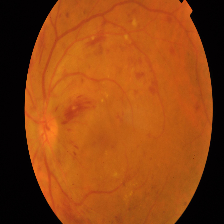
#> input picture data/aptos2019/train_images/03747397839f.png, 224 x 224 px; its folder holds only this picture in this run
$ python -i preprocessing.py   (imports and definitions only)
#> lines starting #> are read from the running program, lines starting #| are printed output that depends on the picture; after the words box and inside, x2 and y2 are one past the last pixel; in counts of white or black regions, pixels touching at a corner belong together
#> further down, picture is the input picture: shape (224, 224, 3); mean B, G, R 18.2, 68.6, 144.4
"""
Diabetic Retinopathy Detection - Image Preprocessing Module

This module contains all preprocessing functions for retinal fundus images.
"""

import cv2
import numpy as np
from PIL import Image
from pathlib import Path
from typing import Union, Tuple, Optional


class DRPreprocessor:
    """
    Comprehensive image preprocessing pipeline for Diabetic Retinopathy detection.

    Implements:
    - Black border cropping
    - Circle cropping
    - Ben Graham's preprocessing
    - CLAHE enhancement
    - Normalization
    """

    def __init__(
        self,
        img_size: int = 512,
        ben_graham_sigma: int = 10,
        clahe_clip_limit: float = 2.0,
        clahe_tile_size: int = 8
    ):
        """
        Initialize the preprocessor.

        Args:
            img_size: Target image size (square)
            ben_graham_sigma: Sigma for Gaussian blur in Ben Graham's method
            clahe_clip_limit: Clip limit for CLAHE
            clahe_tile_size: Tile grid size for CLAHE
        """
        self.img_size = img_size
        self.ben_graham_sigma = ben_graham_sigma
        self.clahe_clip_limit = clahe_clip_limit
        self.clahe_tile_size = clahe_tile_size

    # [15 lines left out: function load_image, not called in this run]

    def crop_black_borders(self, img: np.ndarray, tol: int = 7) -> np.ndarray:
        """
        Remove black borders around the retinal image.

        Args:
            img: Input image (RGB)
            tol: Tolerance threshold for black pixels

        Returns:
            Cropped image
        """
#> called with tol = 7
        if img.ndim == 2:
            mask = img > tol
            return img[np.ix_(mask.any(1), mask.any(0))]
        elif img.ndim == 3:
            gray_img = cv2.cvtColor(img, cv2.COLOR_RGB2GRAY)
            mask = gray_img > tol
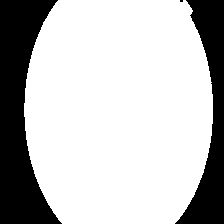
#> mask: shape (224, 224) bool; 74.7% white; 3 black regions (1 under 20 px), largest, box (x1, y1, x2, y2) and area: (0, 0, 62, 224) 7898, (175, 0, 224, 224) 4803

            # Check if cropping is valid
            check_shape = img[:, :, 0][np.ix_(mask.any(1), mask.any(0))].shape[0]
#> check_shape = 224
            if check_shape == 0:
                return img

            img1 = img[:, :, 0][np.ix_(mask.any(1), mask.any(0))]
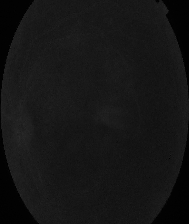
#> img1: shape (224, 189); min 0, max 44, mean 21.3
            img2 = img[:, :, 1][np.ix_(mask.any(1), mask.any(0))]
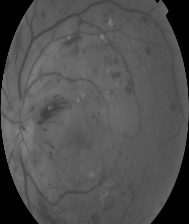
#> img2: shape (224, 189); min 0, max 133, mean 81.1
            img3 = img[:, :, 2][np.ix_(mask.any(1), mask.any(0))]
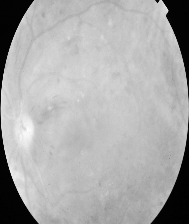
#> img3: shape (224, 189); min 0, max 253, mean 170.6
            img = np.stack([img1, img2, img3], axis=-1)
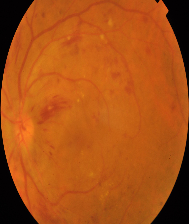
#> img: shape (224, 189, 3); mean B, G, R 21.3, 81.1, 170.6

        return img

    def circle_crop(self, img: np.ndarray) -> np.ndarray:
        """
        Apply circular mask to focus on the retinal region.

        Args:
            img: Input image (RGB)

        Returns:
            Circle-cropped image
        """
        height, width = img.shape[:2]
#> height = 512; width = 512

        x = int(width / 2)
#> x = 256
        y = int(height / 2)
#> y = 256
        r = min(x, y)
#> r = 256

        # Create circular mask
        circle_mask = np.zeros((height, width), np.uint8)
        cv2.circle(circle_mask, (x, y), int(r), 1, thickness=-1)
#> circle_mask: shape (512, 512); values 0 (black) and 1 (white), 78.5% white; 4 black regions, box (x1, y1, x2, y2) and area: (0, 0, 256, 256) 14327, (257, 0, 512, 234) 14071, (0, 257, 234, 512) 14071, (279, 279, 512, 512) 13816

        # Apply mask
        img = cv2.bitwise_and(img, img, mask=circle_mask)
        return img

    def ben_graham_preprocessing(self, img: np.ndarray) -> np.ndarray:
        """
        Ben Graham's preprocessing technique.

        Enhances local contrast by subtracting the Gaussian-blurred version
        of the image. This removes lighting variations and enhances features
        like blood vessels and lesions.

        Args:
            img: Input image (RGB)

        Returns:
            Enhanced image
        """
        img = cv2.addWeighted(
            img, 4,
            cv2.GaussianBlur(img, (0, 0), self.ben_graham_sigma),
            -4, 128
        )
        return img

    def apply_clahe(self, img: np.ndarray) -> np.ndarray:
        """
        Apply Contrast Limited Adaptive Histogram Equalization.

        Enhances contrast locally while limiting amplification to reduce noise.
        Applied to the L channel in LAB color space.

        Args:
            img: Input image (RGB)

        Returns:
            CLAHE-enhanced image
        """
        # Convert to LAB color space
        lab = cv2.cvtColor(img, cv2.COLOR_RGB2LAB)
#> lab: shape (512, 512, 3); mean of channels 0, 1, 2 108.7, 128.1, 127.6
        l, a, b = cv2.split(lab)
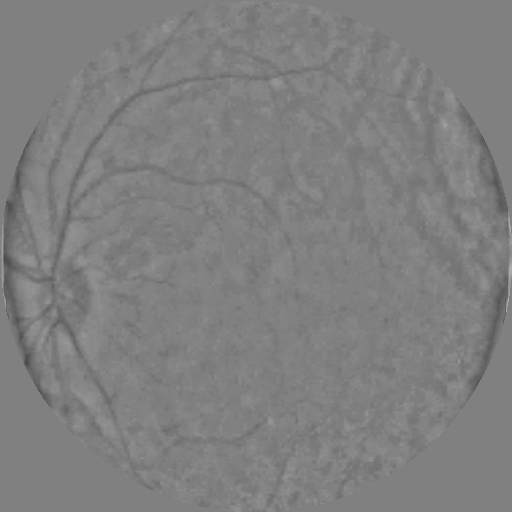
#> b: shape (512, 512); min 74, max 175, mean 127.6

        # Apply CLAHE to L channel
        clahe = cv2.createCLAHE(
            clipLimit=self.clahe_clip_limit,
            tileGridSize=(self.clahe_tile_size, self.clahe_tile_size)
        )
        l = clahe.apply(l)

        # Merge and convert back
        lab = cv2.merge((l, a, b))
#> lab: shape (512, 512, 3); mean of channels 0, 1, 2 110.8, 128.1, 127.6
        img = cv2.cvtColor(lab, cv2.COLOR_LAB2RGB)
        return img

    def resize(self, img: np.ndarray) -> np.ndarray:
        """
        Resize image to target size.

        Args:
            img: Input image

        Returns:
            Resized image
        """
        return cv2.resize(img, (self.img_size, self.img_size))

    def normalize(self, img: np.ndarray) -> np.ndarray:
        """
        Normalize image to [0, 1] range.

        Args:
            img: Input image (uint8)

        Returns:
            Normalized image (float32)
        """
        return img.astype(np.float32) / 255.0
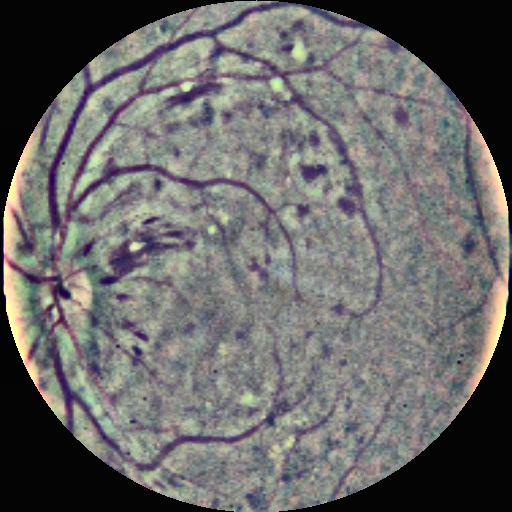
#> returned value: shape (512, 512, 3) float32; mean of channels 0, 1, 2 0.405, 0.41, 0.413; drawn as B, G, R

    def preprocess(
        self,
        image: Union[str, Path, np.ndarray],
        apply_ben_graham: bool = True,
        apply_circle_crop: bool = True,
        apply_clahe: bool = True,
        normalize: bool = True
    ) -> np.ndarray:
        """
        Complete preprocessing pipeline.

        Args:
            image: Image path or numpy array
            apply_ben_graham: Whether to apply Ben Graham's preprocessing
            apply_circle_crop: Whether to apply circle cropping
            apply_clahe: Whether to apply CLAHE
            normalize: Whether to normalize to [0, 1]

        Returns:
            Preprocessed image
        """
        # Load image if path is provided
        if isinstance(image, (str, Path)):
            img = self.load_image(image)
        else:
            img = image.copy()

        # Step 1: Crop black borders
        img = self.crop_black_borders(img)

        # Step 2: Resize
        img = self.resize(img)

        # Step 3: Ben Graham preprocessing
        if apply_ben_graham:
            img = self.ben_graham_preprocessing(img)

        # Step 4: Circle crop
        if apply_circle_crop:
            img = self.circle_crop(img)

        # Step 5: CLAHE
        if apply_clahe:
            img = self.apply_clahe(img)

        # Step 6: Normalize
        if normalize:
            img = self.normalize(img)

        return img

    # [109 lines left out: functions visualize_steps, batch_preprocess, not called in this run]


# [9 lines not run here, left out]

>>> import cv2
>>> picture = cv2.imread('../data/aptos2019/train_images/03747397839f.png')
>>> result = DRPreprocessor().preprocess(picture)

$ run again, on data/aptos2019/train_images/98441214557f.png
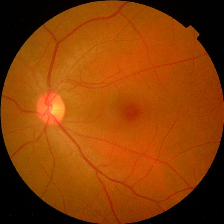
#> input picture data/aptos2019/train_images/98441214557f.png, 224 x 224 px
#> picture is the input picture: shape (224, 224, 3); mean B, G, R 4.9, 62.8, 137.5
#> in crop_black_borders, `mask = gray_img > tol`:
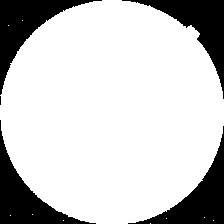
#> mask: shape (224, 224) bool; 79.2% white; 5 black regions (1 under 20 px), largest, box (x1, y1, x2, y2) and area: (0, 0, 102, 95) 2695, (0, 120, 96, 224) 2615, (122, 0, 224, 99) 2568, (128, 126, 224, 224) 2566
#> circle_mask: shape (512, 512); values 0 (black) and 1 (white), 78.5% white; 4 black regions, box (x1, y1, x2, y2) and area: (0, 0, 256, 256) 14327, (257, 0, 512, 234) 14071, (0, 257, 234, 512) 14071, (279, 279, 512, 512) 13816
#> in normalize, `return img.astype(np.float32) / 255.0`:
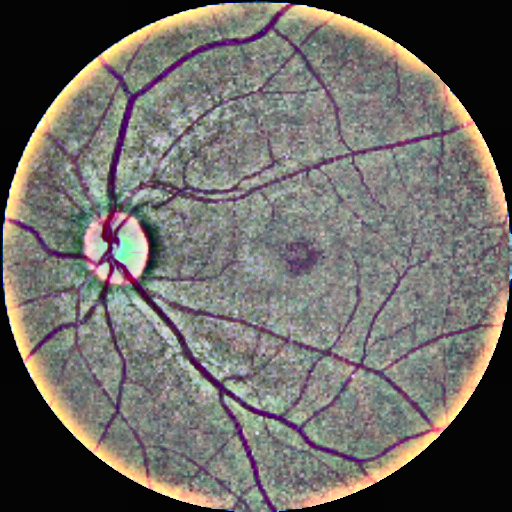
#> returned value: shape (512, 512, 3) float32; mean of channels 0, 1, 2 0.393, 0.41, 0.423; drawn as B, G, R
